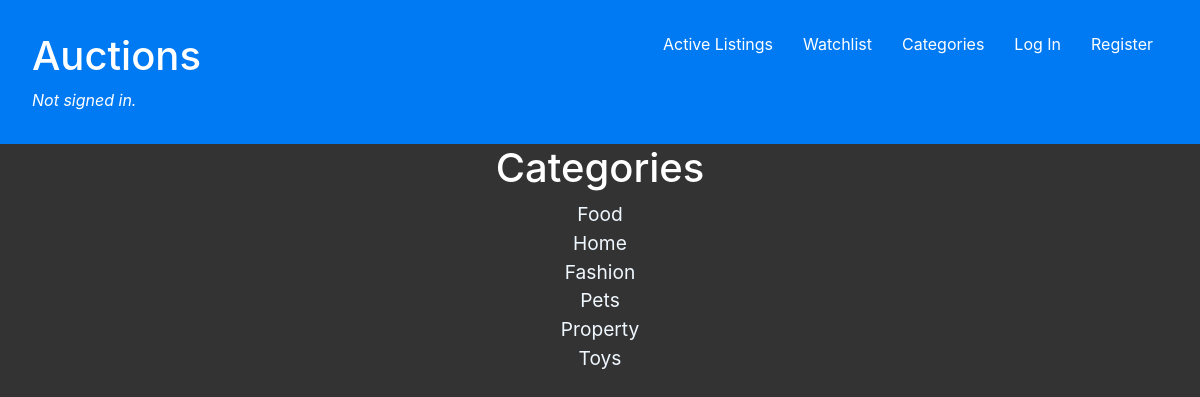
/categories, run on an earlier commit of the app's database.
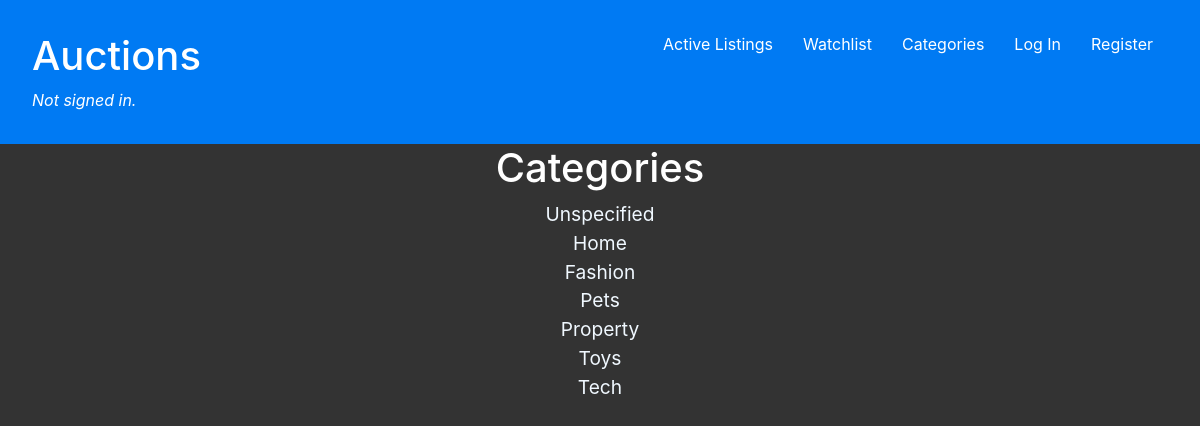
And on a later commit of the database.
### auctions/models.py (models this page shows)
class Category(models.Model):
    name = models.CharField(max_length=100)
    def __str__(self):
        return f"{self.name}"

### auctions/views.py (the view)
# urls.py: path("categories", views.categories, name="categories"),
def categories(request):
    cat_list = Category.objects.all()
    return render(request, "auctions/categories.html", {
        "cat_list": cat_list
    })

### auctions/templates/auctions/categories.html
{% extends "auctions/layout.html" %}
{% block body %}
    <center><h1>Categories</h1></center>
    {% for cat in cat_list %}
    <div class="categories-list">
        <center>
            <a href="{% url 'category_listing' cat.name %}">{{cat}}</a>
            <br>
        </center>
    </div>
    {% endfor %}
{% endblock %}

### auctions/templates/auctions/layout.html (shortened to what this page needs)
{% load static %}
<!DOCTYPE html>
<html lang="en">
    <head>
        <link rel="stylesheet" href="https://stackpath.bootstrapcdn.com/bootstrap/4.4.1/css/bootstrap.min.css">
        <link rel="stylesheet" href="{% static 'auctions/styles.css'%}/">
    </head>
    <body>
        <header>
            {% if user.is_authenticated %}
                <div class="header-left">
                    <h1>Auctions</h1>
                    <i>Signed in as-<strong>{{ user.username }}</strong>.</i>
                </div>
                <div class="header-right">
                    <ul>
                        <li>
                            <a href="{% url 'index' %}">Active Listings</a>
                        </li>
                        <li>
                            <a href="{% url 'categories' %}">Categories</a>
                        </li>
                        <li>
                            <a href="{% url 'create_listing' %}">Create listing</a>
                        </li>
                        <li>
                            <a href="{% url 'watchlist_page' %}">Watchlist</a>
                        </li>
                        <li><a href="{% url 'logout' %}">Log Out</a>
                        </li>
                    </ul>
                </div>
            {% else %}
                <div class="header-left">
                    <h1>Auctions</h1>
                    <i>Not signed in.</i>
                </div>
                <div class="header-right">
                    <ul>
                        <li>
                            <a href="{% url 'index' %}">Active Listings</a>
                        </li>
                        <li>
                            <a href="{% url 'watchlist_page' %}">Watchlist</a>
                        </li>
                        <li>
                            <a href="{% url 'categories' %}">Categories</a>
                        </li>
                        <li>
                            <a href="{% url 'login' %}">Log In</a>
                        </li>
                        <li>
                            <a href="{% url 'register' %}">Register</a>
                        </li>
                    </ul>
                </div>
            {% endif %}
        </header>
        <section class="body">
            {% block body %}
            {% endblock %}
        </section>
    </body>
</html>

### auctions/static/auctions/styles.css (style rules this page uses)
* { box-sizing: border-box; padding: 0; margin: 0%; }
:root { --primary-color: #66dfac; }
body { font-family: "Poppins" sans-serif; margin: 0; color: white; background: #333; }
body ul { list-style-type: none; }
body a { text-decoration: none; color: aliceblue; }
body header { margin: 0; display: flex; justify-content: space-between; padding: 2em; background: #007af3; }
body header .header-left { color: white; }
body header ul { display: flex; }
body header ul a { color: white; padding: 10px; margin: 0 5px; }
body .categories-list { font-size: larger; }

What changed in the data, as far as the page shows it:
changed Category: name "Food" → "Unspecified"
added Category: name "Tech"
